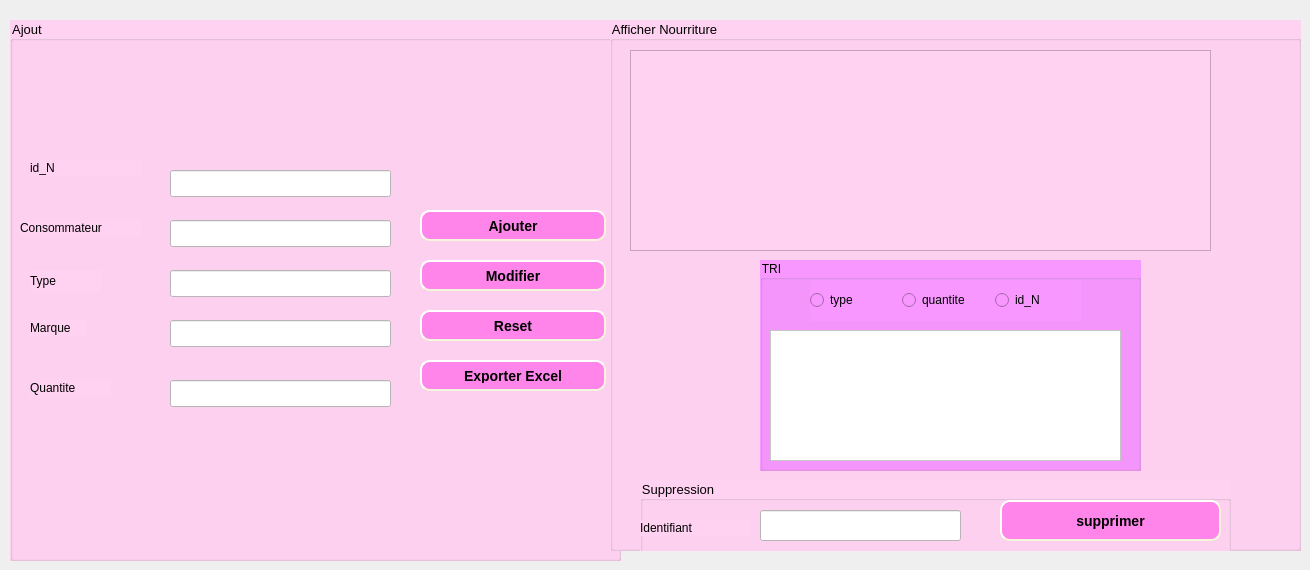
           <widget class="QWidget" name="tab_6">
            <attribute name="title">
             <string>Gestion nourriture</string>
            </attribute>
            <widget class="QGroupBox" name="groupBox_26">
             <property name="geometry">
              <rect>
               <x>10</x>
               <y>20</y>
               <width>611</width>
               <height>541</height>
              </rect>
             </property>
             <property name="font">
              <font>
               <family>MS Shell Dlg 2</family>
               <pointsize>10</pointsize>
               <weight>50</weight>
               <italic>false</italic>
               <bold>false</bold>
              </font>
             </property>
             <property name="styleSheet">
              <string notr="true">background-color: rgb(255, 210, 241);
font: 10pt &quot;MS Shell Dlg 2&quot;;</string>
             </property>
             <property name="title">
              <string>Ajout</string>
             </property>
             <widget class="QLineEdit" name="le_id_N_2">
              <property name="geometry">
               <rect>
                <x>160</x>
                <y>150</y>
                <width>221</width>
                <height>27</height>
               </rect>
              </property>
              <property name="styleSheet">
               <string notr="true">background-color:rgb(255, 255, 255);</string>
              </property>
             </widget>
             <widget class="QLabel" name="label_56">
              <property name="geometry">
               <rect>
                <x>20</x>
                <y>140</y>
                <width>111</width>
                <height>16</height>
               </rect>
              </property>
              <property name="text">
               <string>id_N</string>
              </property>
             </widget>
             <widget class="QLabel" name="label_57">
              <property name="geometry">
               <rect>
                <x>10</x>
                <y>200</y>
                <width>121</width>
                <height>16</height>
               </rect>
              </property>
              <property name="text">
               <string>Consommateur</string>
              </property>
             </widget>
             <widget class="QLabel" name="label_58">
              <property name="geometry">
               <rect>
                <x>20</x>
                <y>250</y>
                <width>71</width>
                <height>21</height>
               </rect>
              </property>
              <property name="text">
               <string>Type</string>
              </property>
             </widget>
             <widget class="QLabel" name="label_59">
              <property name="geometry">
               <rect>
                <x>20</x>
                <y>300</y>
                <width>56</width>
                <height>16</height>
               </rect>
              </property>
              <property name="text">
               <string>Marque</string>
              </property>
             </widget>
             <widget class="QLabel" name="label_60">
              <property name="geometry">
               <rect>
                <x>20</x>
                <y>360</y>
                <width>81</width>
                <height>16</height>
               </rect>
              </property>
              <property name="text">
               <string>Quantite</string>
              </property>
             </widget>
             <widget class="QLineEdit" name="le_consommateurN">
              <property name="geometry">
               <rect>
                <x>160</x>
                <y>200</y>
                <width>221</width>
                <height>27</height>
               </rect>
              </property>
              <property name="styleSheet">
               <string notr="true">background-color:rgb(255, 255, 255);</string>
              </property>
             </widget>
             <widget class="QLineEdit" name="le_type_N">
              <property name="geometry">
               <rect>
                <x>160</x>
                <y>250</y>
                <width>221</width>
                <height>27</height>
               </rect>
              </property>
              <property name="styleSheet">
               <string notr="true">background-color:rgb(255, 255, 255);</string>
              </property>
             </widget>
             <widget class="QLineEdit" name="le_marqueN">
              <property name="geometry">
               <rect>
                <x>160</x>
                <y>300</y>
                <width>221</width>
                <height>27</height>
               </rect>
              </property>
              <property name="styleSheet">
               <string notr="true">background-color:rgb(255, 255, 255);</string>
              </property>
             </widget>
             <widget class="QLineEdit" name="le_quantiteN">
              <property name="geometry">
               <rect>
                <x>160</x>
                <y>360</y>
                <width>221</width>
                <height>27</height>
               </rect>
              </property>
              <property name="styleSheet">
               <string notr="true">background-color:rgb(255, 255, 255);</string>
              </property>
             </widget>
             <widget class="QPushButton" name="pb_ajouter_2">
              <property name="geometry">
               <rect>
                <x>410</x>
                <y>190</y>
                <width>186</width>
                <height>31</height>
               </rect>
              </property>
              <property name="styleSheet">
               <string notr="true">background-color:rgb(255, 133, 235);
     border-style: outset;
     border-width: 2px;
     border-radius: 10px;
     border-color: beige;
     font: bold 14px;
     min-width: 10em;
     padding: 6px;</string>
              </property>
              <property name="text">
               <string>Ajouter</string>
              </property>
             </widget>
             <widget class="QPushButton" name="pb_modifier_2">
              <property name="geometry">
               <rect>
                <x>410</x>
                <y>240</y>
                <width>186</width>
                <height>31</height>
               </rect>
              </property>
              <property name="styleSheet">
               <string notr="true">background-color:rgb(255, 133, 235);
     border-style: outset;
     border-width: 2px;
     border-radius: 10px;
     border-color: beige;
     font: bold 14px;
     min-width: 10em;
     padding: 6px;</string>
              </property>
              <property name="text">
               <string>Modifier</string>
              </property>
             </widget>
             <widget class="QPushButton" name="reset_2">
              <property name="geometry">
               <rect>
                <x>410</x>
                <y>290</y>
                <width>186</width>
                <height>31</height>
               </rect>
              </property>
              <property name="styleSheet">
               <string notr="true">background-color:rgb(255, 133, 235);
     border-style: outset;
     border-width: 2px;
     border-radius: 10px;
     border-color: beige;
     font: bold 14px;
     min-width: 10em;
     padding: 6px;</string>
              </property>
              <property name="text">
               <string>Reset</string>
              </property>
             </widget>
             <widget class="QPushButton" name="pushButton_exporter_f">
              <property name="geometry">
               <rect>
                <x>410</x>
                <y>340</y>
                <width>186</width>
                <height>31</height>
               </rect>
              </property>
              <property name="styleSheet">
               <string notr="true">background-color:rgb(255, 133, 235);
     border-style: outset;
     border-width: 2px;
     border-radius: 10px;
     border-color: beige;
     font: bold 14px;
     min-width: 10em;
     padding: 6px;</string>
              </property>
              <property name="text">
               <string>Exporter Excel</string>
              </property>
             </widget>
            </widget>
            <widget class="QGroupBox" name="groupBox_27">
             <property name="geometry">
              <rect>
               <x>610</x>
               <y>20</y>
               <width>691</width>
               <height>531</height>
              </rect>
             </property>
             <property name="font">
              <font>
               <family>MS Shell Dlg 2</family>
               <pointsize>10</pointsize>
               <weight>50</weight>
               <italic>false</italic>
               <bold>false</bold>
              </font>
             </property>
             <property name="styleSheet">
              <string notr="true">background-color: rgb(255, 210, 241);
font: 10pt &quot;MS Shell Dlg 2&quot;;</string>
             </property>
             <property name="title">
              <string>Afficher Nourriture</string>
             </property>
             <widget class="QGroupBox" name="groupBox_28">
              <property name="geometry">
               <rect>
                <x>30</x>
                <y>460</y>
                <width>591</width>
                <height>81</height>
               </rect>
              </property>
              <property name="font">
               <font>
                <family>MS Shell Dlg 2</family>
                <pointsize>10</pointsize>
                <weight>50</weight>
                <italic>false</italic>
                <bold>false</bold>
               </font>
              </property>
              <property name="title">
               <string>Suppression</string>
              </property>
              <widget class="QPushButton" name="pb_supprimer_2">
               <property name="geometry">
                <rect>
                 <x>360</x>
                 <y>20</y>
                 <width>221</width>
                 <height>41</height>
                </rect>
               </property>
               <property name="font">
                <font>
                 <family>MS Shell Dlg 2</family>
                 <pointsize>-1</pointsize>
                 <weight>75</weight>
                 <italic>false</italic>
                 <bold>true</bold>
                </font>
               </property>
               <property name="styleSheet">
                <string notr="true">background-color:rgb(255, 133, 235);
     border-style: outset;
     border-width: 2px;
     border-radius: 10px;
     border-color: beige;
     font: bold 14px;
     min-width: 10em;
     padding: 6px;</string>
               </property>
               <property name="text">
                <string>supprimer</string>
               </property>
              </widget>
              <widget class="QLabel" name="label_61">
               <property name="geometry">
                <rect>
                 <x>0</x>
                 <y>40</y>
                 <width>111</width>
                 <height>16</height>
                </rect>
               </property>
               <property name="text">
                <string>Identifiant</string>
               </property>
              </widget>
              <widget class="QLineEdit" name="le_id_supp_2">
               <property name="geometry">
                <rect>
                 <x>120</x>
                 <y>30</y>
                 <width>201</width>
                 <height>31</height>
                </rect>
               </property>
               <property name="palette">
                <palette>
                 <active>
                  <colorrole role="Button">
                   <brush brushstyle="SolidPattern">
                    <color alpha="255">
                     <red>255</red>
                     <green>255</green>
                     <blue>255</blue>
                    </color>
                   </brush>
                  </colorrole>
                  <colorrole role="Base">
                   <brush brushstyle="SolidPattern">
                    <color alpha="255">
                     <red>255</red>
                     <green>255</green>
                     <blue>255</blue>
                    </color>
                   </brush>
                  </colorrole>
                  <colorrole role="Window">
                   <brush brushstyle="SolidPattern">
                    <color alpha="255">
                     <red>255</red>
                     <green>255</green>
                     <blue>255</blue>
                    </color>
                   </brush>
                  </colorrole>
                 </active>
                 <inactive>
                  <colorrole role="Button">
                   <brush brushstyle="SolidPattern">
                    <color alpha="255">
                     <red>255</red>
                     <green>255</green>
                     <blue>255</blue>
                    </color>
                   </brush>
                  </colorrole>
                  <colorrole role="Base">
                   <brush brushstyle="SolidPattern">
                    <color alpha="255">
                     <red>255</red>
                     <green>255</green>
                     <blue>255</blue>
                    </color>
                   </brush>
                  </colorrole>
                  <colorrole role="Window">
                   <brush brushstyle="SolidPattern">
                    <color alpha="255">
                     <red>255</red>
                     <green>255</green>
                     <blue>255</blue>
                    </color>
                   </brush>
                  </colorrole>
                 </inactive>
                 <disabled>
                  <colorrole role="Button">
                   <brush brushstyle="SolidPattern">
                    <color alpha="255">
                     <red>255</red>
                     <green>255</green>
                     <blue>255</blue>
                    </color>
                   </brush>
                  </colorrole>
                  <colorrole role="Base">
                   <brush brushstyle="SolidPattern">
                    <color alpha="255">
                     <red>255</red>
                     <green>255</green>
                     <blue>255</blue>
                    </color>
                   </brush>
                  </colorrole>
                  <colorrole role="Window">
                   <brush brushstyle="SolidPattern">
                    <color alpha="255">
                     <red>255</red>
                     <green>255</green>
                     <blue>255</blue>
                    </color>
                   </brush>
                  </colorrole>
                 </disabled>
                </palette>
               </property>
               <property name="styleSheet">
                <string notr="true">background-color: rgb(255, 255, 255);</string>
               </property>
              </widget>
             </widget>
             <widget class="QGroupBox" name="groupBox_29">
              <property name="geometry">
               <rect>
                <x>150</x>
                <y>240</y>
                <width>381</width>
                <height>211</height>
               </rect>
              </property>
              <property name="styleSheet">
               <string notr="true">background-color: rgb(247, 151, 255);</string>
              </property>
              <property name="title">
               <string>TRI</string>
              </property>
              <widget class="QWidget" name="verticalLayoutWidget_7">
               <property name="geometry">
                <rect>
                 <x>10</x>
                 <y>70</y>
                 <width>351</width>
                 <height>131</height>
                </rect>
               </property>
               <layout class="QVBoxLayout" name="verticalLayout_20">
                <item>
                 <widget class="QTableView" name="tableViewTriN">
                  <property name="styleSheet">
                   <string notr="true">background-color: rgb(255, 255, 255);
</string>
                  </property>
                 </widget>
                </item>
               </layout>
              </widget>
              <widget class="QWidget" name="horizontalLayoutWidget_8">
               <property name="geometry">
                <rect>
                 <x>50</x>
                 <y>20</y>
                 <width>271</width>
                 <height>41</height>
                </rect>
               </property>
               <layout class="QHBoxLayout" name="horizontalLayout_25">
                <item>
                 <widget class="QRadioButton" name="radioButton_typeN">
                  <property name="text">
                   <string>type</string>
                  </property>
                 </widget>
                </item>
                <item>
                 <widget class="QRadioButton" name="radioButton_quantiteN">
                  <property name="text">
                   <string>quantite</string>
                  </property>
                 </widget>
                </item>
                <item>
                 <widget class="QRadioButton" name="radioButton_idN">
                  <property name="text">
                   <string>id_N</string>
                  </property>
                 </widget>
                </item>
               </layout>
              </widget>
             </widget>
             <widget class="QTableView" name="tab_nourriture">
              <property name="geometry">
               <rect>
                <x>20</x>
                <y>30</y>
                <width>581</width>
                <height>201</height>
               </rect>
              </property>
              <property name="acceptDrops">
               <bool>false</bool>
              </property>
              <property name="styleSheet">
               <string notr="true">QWidget {
    background-color:rgb(255, 255, 255);
    color:rgb(0, 0, 0);
}

QHeaderView::section {
    background-color: rgb(255, 128, 200);
    padding: 4px;
    border: 1px solid #fffff8;
    font-size: 12pt;
}

QTableWidget {
    gridline-color: rgb(255, 128, 200);
    font-size: 12pt;
}

QTableWidget QTableCornerButton::section {
    background-color: rgb(0, 0, 0);
    border: 4px solid #fffff8;
}
selection-background-color: qlineargradient(x1: 0, y1: 0, x2: 0.5, y2: 0.5,
                                 stop: 0 #FF92BB, stop: 1 white);</string>
              </property>
             </widget>
            </widget>
           </widget>
